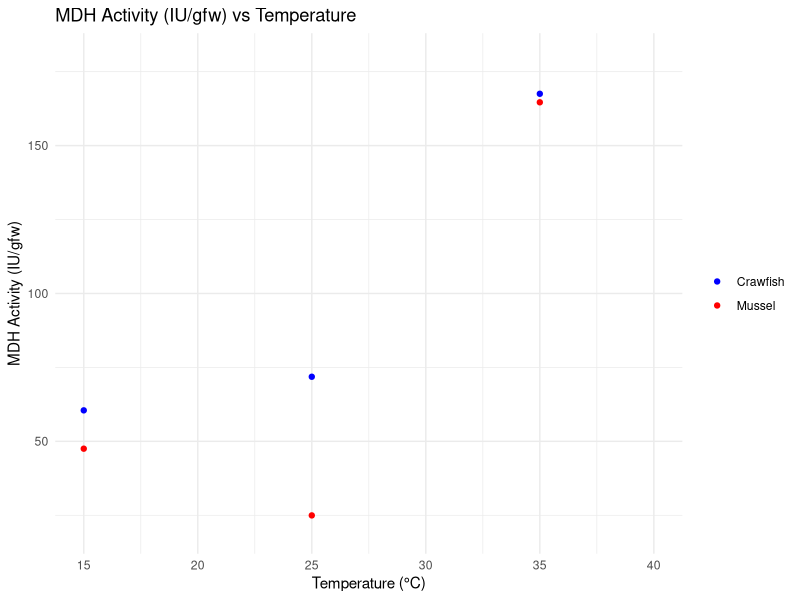

Generate this figure with R:
###Lab 2 & 3- Data Analysis for Methods Write up 
#calculate Q10 for each species from 15-25 and 25-30
#2 way ANOVA (enzyme activity vs species and enzyme activity vs temp)
#graph- thinking a box plot would be best?

#Library checkout
library(ggplot2)


#call data
enzymedata <- read.csv(file = "lab3data.csv")
head(enzymedata)


#2-way ANOVA
x2anova <- aov(IU.gfw ~ temp * species, data = enzymedata)
summary(x2anova)

#graph something 
ggplot(enzymedata, aes(x = temp, y = IU.gfw, color = species)) +
  geom_point() +                  # Plot data points
  #geom_smooth(method = "lm", se = FALSE) +  # Add linear regression lines #they suck so im taking them out
  labs(title = "MDH Activity (IU/gfw) vs Temperature",
       x = "Temperature (°C)",
       y = "MDH Activity (IU/gfw)") +
  theme_minimal() +                       # Use a clean theme
  scale_color_manual(values = c("blue", "red")) + # Different colors for each species
  theme(legend.title = element_blank()) +    # Remove legend title
  xlim(15, 40) +
  ylim(20, 180)


#Q10 
#Q10 = (R 2 /R 1 )^(10/(T2 - T1 )

